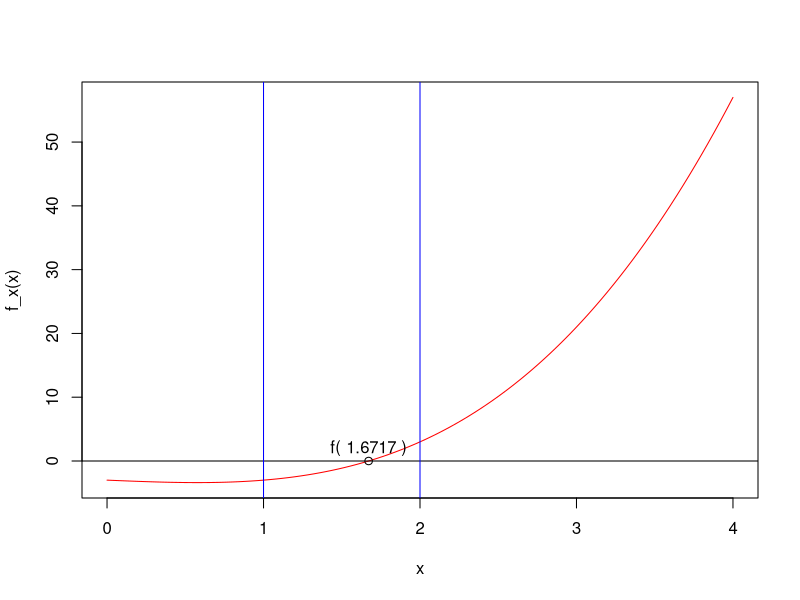

Here is the R script that generated this plot:
## ---- chunk 1
f_x <- function(x){x^3-x-3}
a <- 1
b <- 2
tol <- 0.0001

bisection_table <- list(
  "Iteration" = c(),
  "a" = c(),
  "b" = c(),
  "c" = c(),
  "f_c" = c(),
  "Err." = c()
)

# Bisection Method Algorithm
iters <- 1
repeat {
  c <- (a + b) / 2
  abs_err <- abs(b - c)
  f_c <- f_x(c)
  
  bisection_table$Iteration <- c(bisection_table$Iteration, iters)
  bisection_table$a <- c(bisection_table$a, a)
  bisection_table$b <- c(bisection_table$b, b)
  bisection_table$c <- c(bisection_table$c, c)
  bisection_table$f_c <- c(bisection_table$f_c, f_c)
  bisection_table$Err. <- c(bisection_table$Err., abs_err)
  
  if(abs_err <= tol){
    break
  }
  
  if(f_x(b) * f_x(c) <= 0){
    a <- c
  } else {
    b <- c
  }
  
  iters <- iters + 1
}

root <- c
bisection_table_df <- as.data.frame(bisection_table)
bisection_table_df
## ---- chunk 2
curve(f_x, from=0, to=4, col='red')
abline(h=0)

# a and b
abline(v=1, col='blue')
abline(v=2, col='blue')

# root
points(root, 0)
text(c, 2, paste('f(',round(root, 4),')'))
## ---- chunk 3
f_x <- function(x) { -3*x^3 + 2 * exp(x^2/2) - 1 }
f_prime <- function(x) { 2 * x * exp(x^2 / 2) - 9 * x^2 }
tol <- 0.00001
x_curr <- 1

newton_table <- list(
  "Iteration" = c(),
  "x_curr" = c(),
  "f_x" = c(),
  "f_prime" = c(),
  "x_next" = c(),
  "Err." = c()
)

# Newton's Method Algorithm
iters <- 1
repeat {
  f_curr <- f_x(x_curr)
  f_prime_curr <- f_prime(x_curr)
  
  x_next <- x_curr - f_curr / f_prime_curr
  newton_abs_err <- abs(x_next - x_curr)
  
  newton_table$Iteration <- c(newton_table$Iteration, iters)
  newton_table$x_curr <- c(newton_table$x_curr, x_curr)
  newton_table$f_x <- c(newton_table$f_x, f_curr)
  newton_table$f_prime <- c(newton_table$f_prime, f_prime_curr)
  newton_table$x_next <- c(newton_table$x_next, x_next)
  newton_table$Err. <- c(newton_table$Err., newton_abs_err)
  
  if (newton_abs_err <= tol) {
    break
  }
  
  x_curr <- x_next
  iters <- iters + 1
}

newton_table_df <- as.data.frame(newton_table)
newton_table_df
## ---- chunk 4
x_curr <- 2
newton_table_2 <- list(
  "Iteration" = c(),
  "x_curr" = c(),
  "f_x" = c(),
  "f_prime" = c(),
  "x_next" = c(),
  "Err." = c()
)

iters <- 1
repeat {
  f_curr <- f_x(x_curr)
  f_prime_curr <- f_prime(x_curr)
  
  x_next <- x_curr - f_curr / f_prime_curr
  newton_abs_err <- abs(x_next - x_curr)
  
  newton_table_2$Iteration <- c(newton_table_2$Iteration, iters)
  newton_table_2$x_curr <- c(newton_table_2$x_curr, x_curr)
  newton_table_2$f_x <- c(newton_table_2$f_x, f_curr)
  newton_table_2$f_prime <- c(newton_table_2$f_prime, f_prime_curr)
  newton_table_2$x_next <- c(newton_table_2$x_next, x_next)
  newton_table_2$Err. <- c(newton_table_2$Err., newton_abs_err)
  
  if (newton_abs_err <= tol) {
    break
  }
  
  x_curr <- x_next
  iters <- iters + 1
}

newton_table_2_df <- as.data.frame(newton_table_2)
newton_table_2_df
## ---- chunk 5
secant_table <- list(
  "x_prev" = c(),
  "x_curr" = c(),
  "x_next" = c(),
  "f_x_curr" = c(),
  "f_x_prev" = c(),
  "Error" = c()
)

# Secant Method Algorithm
MySecant <- function(f, x_prev, x, tol, table) {
  f_x_prev <- f(x_prev)
  f_x <- f(x)
  
  num <- x - x_prev
  den <- f_x - f_x_prev
  
  next_x <- x - f_x * (num / den)
  abs_err <- abs(next_x - x)
  
  table$x_prev <- c(table$x_prev, x_prev)
  table$x_curr <- c(table$x_curr, x)
  table$x_next <- c(table$x_next, next_x)
  table$f_x_prev <- c(table$f_x_prev, f_x_prev)
  table$f_x_curr <- c(table$f_x_curr, f_x)
  table$Error <- c(table$Error, abs_err)
  
  if (abs_err <= tol) {
    return(list(root = next_x, table = table))
  } else {
    return(MySecant(f, x, next_x, tol, table))
  }
}

result <- MySecant(f_x, 0, 1, 0.001, secant_table)

secant_table_df <- as.data.frame(result$table)
secant_table_df
## ---- chunk 6
LU <- function(mat){
  upper <- mat
  n <- nrow(mat)
  lower <- diag(n)
  
  for(col in 1:(n-1)){
    for(row in (col+1):n){
      m <- upper[row, col] / upper[col, col]
      lower[row, col] <- m
      upper[row,] = upper[row,] - m * upper[col,]
      print(sprintf("Row Operation: R_%d ← R_%d - (%.2f)R_%d", row, row, m, col))
      print("Upper:")
      print(upper)
      print("Lower:")
      print(lower)
    }
  }
  
  return(list(L = lower, U = upper))
}

A = matrix(c(2, 3, -1, 4, -1, 2, -3, 2, 1), nrow=3, byrow=TRUE)
b = matrix(c(5, 6, -4), nrow=3, byrow=TRUE)
lu_results = LU(A)

L = lu_results$L
U = lu_results$U
n <- nrow(L)

# Solving for y using Ly = b (Forward Substitution)
y <- matrix(0, nrow=3, ncol=1)

for(i in 1:n){
  sum_l <- 0
  if(i > 1){
    for(j in 1:(i-1)){
      sum_l <- sum_l + L[i,j] * y[j,1]
    }
  }
  y[i,1] <- b[i,1] - sum_l
}
print(round(y, 4))

# Solving for x using Ux = y (Backward Substitution)
x = matrix(0, nrow=3, ncol=1)

for(i in 3:1){
  sum_u <- 0
  if (i < n) {
    for(j in (i+1):n){
      sum_u <- sum_u + U[i,j] * x[j,1]
    }
  }
  x[i,1] <- (y[i,1] - sum_u) / U[i,i]
}
print(round(x, 4))
## ---- chunk 7
# Preprocessing the LUD matrices
A = matrix(c(2, 3, -1, 4, -1, 2, -3, 2, 1), nrow=3, byrow=TRUE)
b = matrix(c(5, 6, -4), nrow=3, byrow=TRUE)

# This function returns the Lower Triangle, Upper Triangle, and Diagonal Matrices
LUD_jacobi <- function(mat){
  n <- nrow(mat)
  lower <- matrix(0, nrow=n, ncol=n)
  upper <- matrix(0, nrow=n, ncol=n)
  diag  <- matrix(0, nrow=n, ncol=n)
  
  for(i in 1:n){
    diag[i,i] <- mat[i,i]
    j <- 1
    while(j <= (i-1)){
      lower[i,j] <- mat[i,j]
      upper[j,i] <- mat[j,i]
      j <- j + 1 
    }
  }
  
  return(list(L = lower, U = upper, D = diag))
}

LUD_results <- LUD_jacobi(A)

# Lower Triangle
L <- LUD_results$L
L

# Upper Triangle
U <- LUD_results$U
U

# Diagonal
D <- LUD_results$D
D
## ---- chunk 8
# Example Divergence with 5 iterations (Jacobi Method)
x <- matrix(0, nrow=3, ncol=1)
for(i in 1:5){
  x <- (-1*solve(D)) %*% (L + U) %*% x + solve(D) %*% b
  print(round(x, digits = 2))
}
## ---- chunk 9
# Example Divergence with 5 iterations (Gauss-Seidel Method)
x <- matrix(0, nrow=3, ncol=1)
for(i in 1:5){
  x <- -1 * solve(L + D) %*% U %*% x + solve(L + D) %*% b
  print(round(x, digits = 2))
}
## ---- chunk 10
A <- matrix(c(2, 3, -1, 4, -1, 2, -3, 2, 1), nrow=3, byrow=TRUE)
r <- matrix(c(-4, 6, -4), nrow=3, byrow=TRUE)
e <- solve(A) %*% r
round(abs(e), 4)
